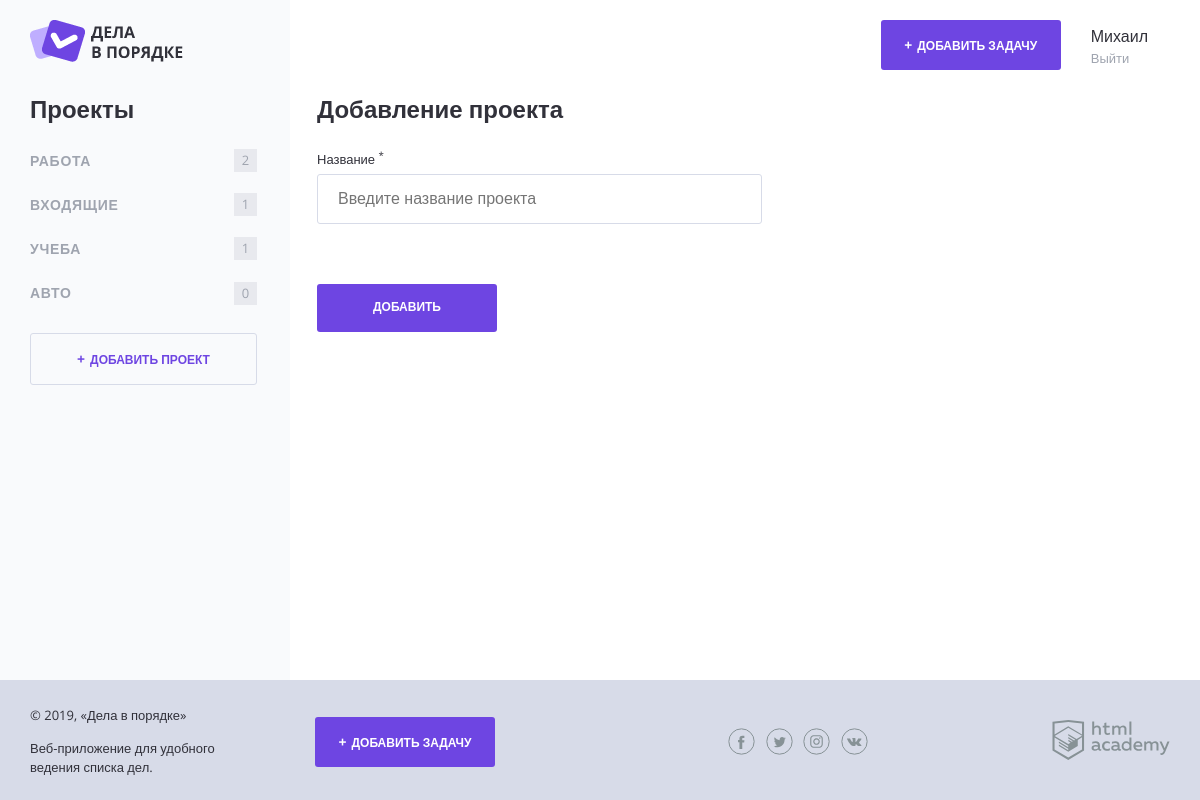
Screenshot of /project.php (signed in) with the database file from the repository.
### tables this page shows
CREATE TABLE projects (
    id INT AUTO_INCREMENT PRIMARY KEY,
    project_name VARCHAR(128) NOT NULL,
    author_id int NOT NULL,
    FOREIGN KEY(author_id) REFERENCES users(id)
);

### function.php (called while the page is built, shortened)
<?php
function include_template($name, array $data = [])
{
    $name = 'templates/' . $name;
    extract($data);
    require $name;
    $result = ob_get_clean();
    return $result;
}

### config.php (called while the page is built, shortened)
<?php
include_once('function.php');
$connection = mysqli_connect('127.0.0.1', 'root', 'root', 'mydeal_db');
if ($connection) {
    mysqli_set_charset($connection, "utf8");
} else {
    echo "Ошибка: Невозможно подключиться к MySQL " . mysqli_connect_error();
}
if (isset($_SESSION['id'])) {
    $projects = mysqli_fetch_all(mysqli_query($connection, "SELECT project_name, projects.id, COUNT(tasks.id) AS task_count FROM projects LEFT JOIN tasks ON tasks.project_id = projects.id WHERE projects.author_id = '$_SESSION[id]' GROUP BY projects.id ORDER BY task_count DESC"), MYSQLI_ASSOC);
}

### templates/project.php (the view, shortened to what this page needs)
<section class="content__side">
<h2 class="content__side-heading">Проекты</h2>
<nav class="main-navigation">
    <ul class="main-navigation__list">
        <?php foreach ($projects as $project): ?>
        <li class="main-navigation__list-item <?= ($project['id'] == $_GET['id']) ? 'main-navigation__list-item--active':''?>">
            <a class="main-navigation__list-item-link" href="/?id=<?= $project['id'] ?>"><?= $project['project_name'] ?></a>
            <span class="main-navigation__list-item-count"><?= $project['task_count'] ?></span>
        </li>
        <?php endforeach; ?>
    </ul>
</nav>
<a class="button button--transparent button--plus content__side-button"
    href="project.php">Добавить проект</a>
</section>
<main class="content__main">
<h2 class="content__main-heading">Добавление проекта</h2>
<form class="form" action="project.php" method="POST" autocomplete="off">
    <div class="form__row">
        <label class="form__label" for="project_name">Название <sup>*</sup></label>
        <input class="form__input <?= isset($errors['project']) ? 'form__input--error' : ''; ?>" type="text" name="project" id="project_name" value="<?= isset($_POST['project']) ? ($_POST['project']) : ''; ?>"
            placeholder="Введите название проекта">
    </div>
    <div class="form__row form__row--controls">
        <input class="button" type="submit" name="" value="Добавить">
    </div>
</form>
</main>

### rows the page displays
projects: project_name "РАБОТА", task_count "2"
projects: project_name "ВХОДЯЩИЕ", task_count "1"
projects: project_name "УЧЕБА", task_count "1"
projects: project_name "АВТО", task_count "0"

### other values shown
$_SESSION['user'] "Михаил"
